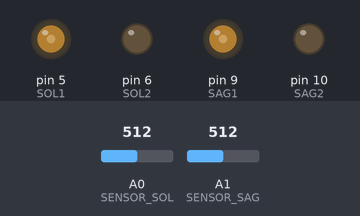
Bench run of a sketch on a simulated Arduino Uno, built with avr-gcc and run on an emulated ATmega328P. Shown: output pins drawn as LEDs (lit = HIGH). Dashed ring = blinking. The test bench sets the inputs (shaded band); at power-on: A0 (SENSOR_SOL) = 512, A1 (SENSOR_SAG) = 512.

Above: at 3.2 s.
3.3 s: A0 (SENSOR_SOL) set to 590
4.8 s: A0 (SENSOR_SOL) set to 613
At 5.2 s:
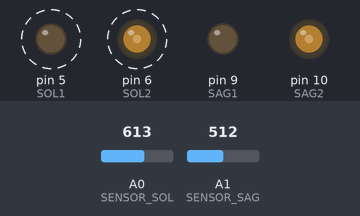
7.8 s: A0 (SENSOR_SOL) set to 511
At 7.95 s:
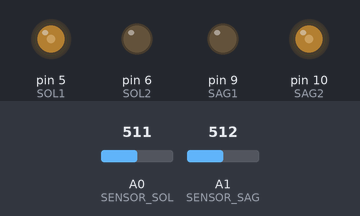
9.6 s: A1 (SENSOR_SAG) set to 610
At 10.26 s:
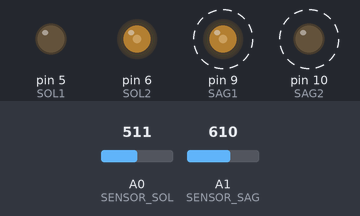
12.6 s: A1 (SENSOR_SAG) set to 590
At 12.75 s:
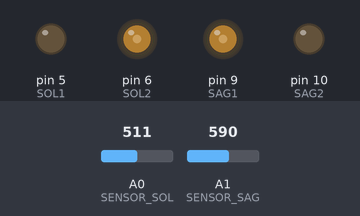
14.4 s: A1 (SENSOR_SAG) set to 716
At 14.7 s:
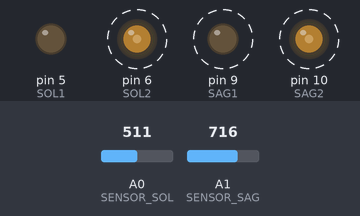
Timing chart, 0 to 18.4 s (numbered marks = the images above; inputs shaded):
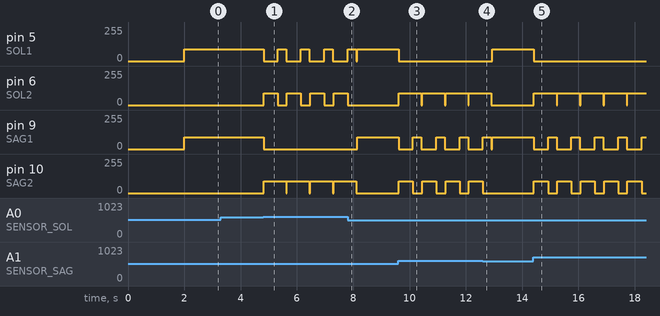

The sketch:

Engelden_kacan_robot_iki_sensorlu.ino
```cpp
// Motor pinleri
#define SOL1 5
#define SOL2 6
#define SAG1 9
#define SAG2 10

// Sensör pinleri
#define SENSOR_SOL  A0
#define SENSOR_SAG  A1

int solDeger = 0;
int sagDeger = 0;

int esikDeger = 600;   // Engeli algılama eşiği

//------------------------------------------------------

void setup() {
  pinMode(SOL1, OUTPUT);
  pinMode(SOL2, OUTPUT);
  pinMode(SAG1, OUTPUT);
  pinMode(SAG2, OUTPUT);

  pinMode(SENSOR_SOL, INPUT);
  pinMode(SENSOR_SAG, INPUT);

  delay(2000); // başlama gecikmesi
}

//------------------------------------------------------

void loop() {

  // Sensör değerlerini oku
  solDeger = analogRead(SENSOR_SOL);
  sagDeger = analogRead(SENSOR_SAG);

  // ---------------- Hareket Kararları ----------------

  if (solDeger < esikDeger && sagDeger < esikDeger) {
    // Engel yok → ileri
    ileri();
  }

  else if (solDeger > esikDeger && sagDeger < esikDeger) {
    // Sol engel → geri + sağa

    geri();
    delay(500);
    sagaDon();
    delay(300);
    dur();
  }

  else if (solDeger < esikDeger && sagDeger > esikDeger) {
    // Sağ engel → geri + sola
    geri();
    delay(500);
    solaDon();
    delay(300);
    dur();
  }

  else {
    // İki sensör de engel gördü → geri + uzun sağa (180 dereceye yakın)
    geri();
    delay(500);
    sagaDon();
    delay(600);
    dur();
  }

  delay(30);
}

//------------------------------------------------------
// Motor fonksiyonları

void ileri() {
  analogWrite(SOL1, 90);
  analogWrite(SOL2, 0);
  analogWrite(SAG1, 90);
  analogWrite(SAG2, 0);
}

void geri() {
  analogWrite(SOL1, 0);
  analogWrite(SOL2, 90);
  analogWrite(SAG1, 0);
  analogWrite(SAG2, 90);
}

void sagaDon() {
  analogWrite(SOL1, 90);
  analogWrite(SOL2, 0);
  analogWrite(SAG1, 0);
  analogWrite(SAG2, 90);
}

void solaDon() {
  analogWrite(SOL1, 0);
  analogWrite(SOL2, 90);
  analogWrite(SAG1, 90);
  analogWrite(SAG2, 0);
}

void dur() {
  analogWrite(SOL1, 0);
  analogWrite(SOL2, 0);
  analogWrite(SAG1, 0);
  analogWrite(SAG2, 0);
}
```

Measured:
- the behaviour switches between 599 and 600 on A0 (SENSOR_SOL) (found by bisection; images 0 and 1)
- after the input at 3.3 s, every drawn part: stays the same
- after the input at 4.8 s, pin 5 (SOL1): alternates 90/255 for 0.30 s and 0/255 for 0.53 s, starting at once; pin 6 (SOL2): alternates 90/255 for 0.50 s and 0/255 for 0.33 s, starting at once; pin 9 (SAG1): 90/255 → 0/255 at once; pin 10 (SAG2): 0/255 → 90/255 at once
- after the input at 7.8 s, pin 6 (SOL2): goes on until 7.8 s, then stays 0/255; pin 9 (SAG1): 0/255 → 90/255 after 0.34 s; pin 10 (SAG2): goes on until 8.1 s, then stays 0/255
- after the input at 9.6 s, pin 5 (SOL1): 90/255 → 0/255 at once; pin 6 (SOL2): 0/255 → 90/255 at once; pin 9 (SAG1): alternates 90/255 for 0.30 s and 0/255 for 0.53 s, starting at once; pin 10 (SAG2): alternates 90/255 for 0.50 s and 0/255 for 0.33 s, starting at once
- after the input at 12.6 s, pin 5 (SOL1): 0/255 → 90/255 after 0.34 s; pin 6 (SOL2): goes on until 12.9 s, then stays 0/255; pin 10 (SAG2): goes on until 12.6 s, then stays 0/255
- after the input at 14.4 s, pin 5 (SOL1): 90/255 → 0/255 at once; pin 6 (SOL2): alternates 90/255 for 0.80 s and 0/255 for 0.03 s, starting at once; pin 9 (SAG1): alternates 90/255 for 0.30 s and 0/255 for 0.53 s, starting at once; pin 10 (SAG2): alternates 90/255 for 0.50 s and 0/255 for 0.33 s, starting at once
